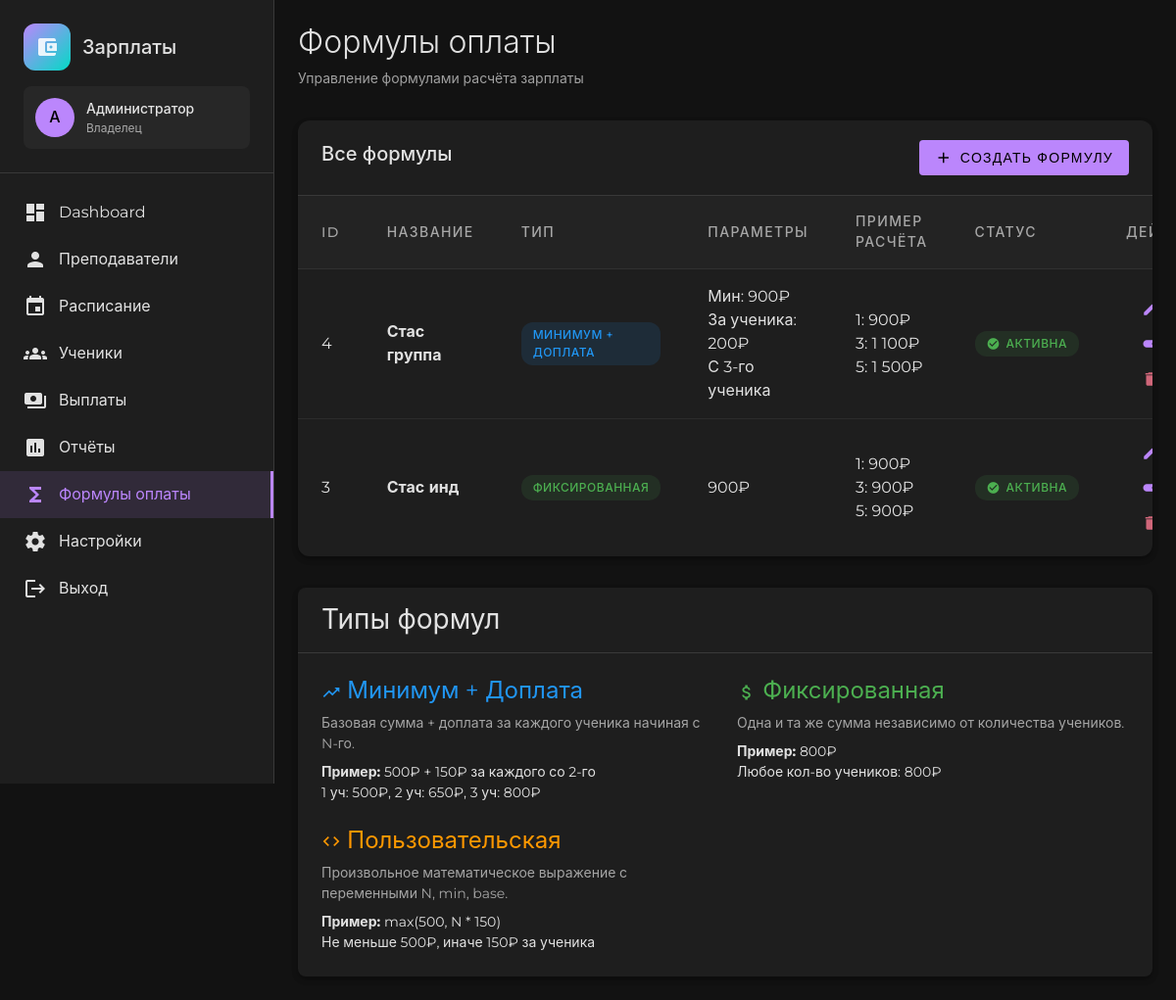
Screenshot of /zarplata/formulas.php (signed in) with the database file from the repository.
### tables this page shows
CREATE TABLE `users` (
  `id` int(11) NOT NULL AUTO_INCREMENT,
  `username` varchar(50) NOT NULL,
  `password_hash` varchar(255) NOT NULL,
  `name` varchar(100) NOT NULL,
  `email` varchar(100) DEFAULT NULL,
  `role` enum('admin','owner') DEFAULT 'admin',
  `active` tinyint(1) DEFAULT '1',
  `created_at` datetime DEFAULT CURRENT_TIMESTAMP,
  `updated_at` datetime DEFAULT CURRENT_TIMESTAMP ON UPDATE CURRENT_TIMESTAMP,
  PRIMARY KEY (`id`),
  UNIQUE KEY `username` (`username`),
  KEY `idx_username` (`username`),
  KEY `idx_active` (`active`)
);

CREATE TABLE `payment_formulas` (
  `id` int(11) NOT NULL AUTO_INCREMENT,
  `name` varchar(100) NOT NULL,
  `type` enum('min_plus_per','fixed','expression') NOT NULL,
  `description` text,
  `min_payment` int(11) DEFAULT '0',
  `per_student` int(11) DEFAULT '0',
  `threshold` int(11) DEFAULT '2',
  `fixed_amount` int(11) DEFAULT '0',
  `expression` text,
  `active` tinyint(1) DEFAULT '1',
  `created_at` datetime DEFAULT CURRENT_TIMESTAMP,
  `updated_at` datetime DEFAULT CURRENT_TIMESTAMP ON UPDATE CURRENT_TIMESTAMP,
  PRIMARY KEY (`id`),
  KEY `idx_active` (`active`)
);

### zarplata/config/db.php (called while the page is built, shortened)
<?php
$pdo = null;
function getDB() {
    global $pdo;
    if ($pdo === null) {
        try {
            $dsn = sprintf(
                "mysql:host=%s;dbname=%s;charset=%s",
                DB_HOST,
                DB_NAME,
                DB_CHARSET
            );
            $options = [
                PDO::ATTR_ERRMODE => PDO::ERRMODE_EXCEPTION,
                PDO::ATTR_DEFAULT_FETCH_MODE => PDO::FETCH_ASSOC,
                PDO::ATTR_EMULATE_PREPARES => false,
            ];
            $pdo = new PDO($dsn, DB_USER, DB_PASS, $options);
        } catch (PDOException $e) {
            error_log("Database connection failed: " . $e->getMessage());
            die("Ошибка подключения к базе данных");
        }
    }
    return $pdo;
}
function dbQuery($sql, $params = []) {
    try {
        $pdo = getDB();
        $stmt = $pdo->prepare($sql);
        $stmt->execute($params);
        return $stmt->fetchAll();
    } catch (PDOException $e) {
        error_log("Query failed: " . $e->getMessage());
        return [];
    }
}
function dbQueryOne($sql, $params = []) {
    try {
        $pdo = getDB();
        $stmt = $pdo->prepare($sql);
        $stmt->execute($params);
        $result = $stmt->fetch();
        return $result ?: null;
    } catch (PDOException $e) {
        error_log("Query failed: " . $e->getMessage());
        return null;
    }
}

### zarplata/config/auth.php (called while the page is built, shortened)
<?php
require_once __DIR__ . '/db.php';
function getCurrentUserId() {
    return $_SESSION['user_id'] ?? null;
}
function getCurrentUser() {
    return dbQueryOne(
        "SELECT id, username, name, email, role, active FROM users WHERE id = ?",
        [getCurrentUserId()]
    );
}

### zarplata/config/helpers.php (called while the page is built, shortened)
<?php
function e($text) {
    return htmlspecialchars($text ?? '', ENT_QUOTES, 'UTF-8');
}
function formatMoney($amount, $withSymbol = true) {
    $formatted = number_format((float)$amount, 0, ',', ' ');
    return $withSymbol ? $formatted . '₽' : $formatted;
}
function calculatePayment($formula, $studentCount) {
    switch ($formula['type']) {
        case 'min_plus_per':
            $minPayment = (int)$formula['min_payment'];
            $perStudent = (int)$formula['per_student'];
            $threshold = (int)$formula['threshold'];
            if ($studentCount >= $threshold) {
                return $minPayment + (($studentCount - $threshold + 1) * $perStudent);
            }
            return $minPayment;
        case 'fixed':
            return (int)$formula['fixed_amount'];
    }
}

### zarplata/formulas.php (the view, shortened to what this page needs)
<?php
require_once __DIR__ . '/config/db.php';
require_once __DIR__ . '/config/auth.php';
require_once __DIR__ . '/config/helpers.php';
$user = getCurrentUser();
$formulas = dbQuery(
    "SELECT * FROM payment_formulas ORDER BY active DESC, name ASC",
    []
);
require_once __DIR__ . '/templates/header.php';
?>
<div class="table-container">
    <div class="table-header">
        <h2 class="table-title">Все формулы</h2>
        <button class="btn btn-primary" onclick="openFormulaModal()">
            <span class="material-icons" style="margin-right: 8px; font-size: 18px;">add</span>
            Создать формулу
        </button>
    </div>
    <?php if (empty($formulas)): ?>
        <div class="empty-state">
            <div class="material-icons">functions</div>
            <p>Нет формул оплаты</p>
            <p style="margin-top: 8px;">
                <button class="btn btn-primary" onclick="openFormulaModal()">
                    Создать первую формулу
                </button>
            </p>
        </div>
    <?php else: ?>
        <table>
            <thead>
                <tr>
                    <th>ID</th>
                    <th>Название</th>
                    <th>Тип</th>
                    <th>Параметры</th>
                    <th>Пример расчёта</th>
                    <th>Статус</th>
                    <th>Действия</th>
                </tr>
            </thead>
            <tbody>
                <?php foreach ($formulas as $formula): ?>
                    <tr>
                        <td><?= $formula['id'] ?></td>
                        <td>
                            <strong><?= e($formula['name']) ?></strong>
                        </td>
                        <td>
                            <?php
                            $typeLabels = [
                                'min_plus_per' => 'Минимум + Доплата',
                                'fixed' => 'Фиксированная',
                                'expression' => 'Пользовательская'
                            ];
                            $typeColors = [
                                'min_plus_per' => 'info',
                                'fixed' => 'success',
                                'expression' => 'warning'
                            ];
                            ?>
                            <span class="badge badge-<?= $typeColors[$formula['type']] ?? 'info' ?>">
                                <?= $typeLabels[$formula['type']] ?? $formula['type'] ?>
                            </span>
                        </td>
                        <td>
                            <?php if ($formula['type'] === 'min_plus_per'): ?>
                                Мин: <?= formatMoney($formula['min_payment']) ?><br>
                                За ученика: <?= formatMoney($formula['per_student']) ?><br>
                                С <?= $formula['threshold'] ?>-го ученика
                            <?php elseif ($formula['type'] === 'fixed'): ?>
                                <?= formatMoney($formula['fixed_amount']) ?>
                            <?php elseif ($formula['type'] === 'expression'): ?>
                                <code style="font-size: 0.8rem;"><?= e($formula['expression']) ?></code>
                            <?php endif; ?>
                        </td>
                        <td>
                            <?php
                            $examples = [];
                            foreach ([1, 3, 5] as $count) {
                                $amount = calculatePayment($formula, $count);
                                $examples[] = "$count: " . formatMoney($amount);
                            }
                            echo implode('<br>', $examples);
                            ?>
                        </td>
                        <td>
                            <?php if ($formula['active']): ?>
                                <span class="badge badge-success">
                                    <span class="material-icons" style="font-size: 14px;">check_circle</span>
                                    Активна
                                </span>
                            <?php endif; ?>
                        </td>
                        <td>
                            <button class="btn btn-text" onclick="editFormula(<?= $formula['id'] ?>)" title="Редактировать">
                                <span class="material-icons" style="font-size: 18px;">edit</span>
                            </button>
                            <button class="btn btn-text" onclick="toggleFormulaActive(<?= $formula['id'] ?>)" title="Переключить активность">
                                <span class="material-icons" style="font-size: 18px;">
                                </span>
                            </button>
                            <button class="btn btn-text" onclick="deleteFormula(<?= $formula['id'] ?>)" title="Удалить">
                                <span class="material-icons" style="font-size: 18px; color: var(--md-error);">delete</span>
                            </button>
                        </td>
                    </tr>
                <?php endforeach; ?>
            </tbody>
        </table>
    <?php endif; ?>
</div>
<div class="card mt-4">
    <div class="card-header">
        <h3 style="margin: 0;">Типы формул</h3>
    </div>
    <div class="card-body">
        <div style="display: grid; grid-template-columns: repeat(auto-fit, minmax(300px, 1fr)); gap: 24px;">
            <div>
                <h4 style="color: var(--md-info); margin-bottom: 8px;">
                    <span class="material-icons" style="vertical-align: middle; font-size: 20px;">trending_up</span>
                    Минимум + Доплата
                </h4>
                <p style="font-size: 0.875rem; color: var(--text-medium-emphasis);">
                    Базовая сумма + доплата за каждого ученика начиная с N-го.
                </p>
                <p style="font-size: 0.875rem; margin-top: 8px;">
                    <strong>Пример:</strong> 500₽ + 150₽ за каждого со 2-го<br>
                    1 уч: 500₽, 2 уч: 650₽, 3 уч: 800₽
                </p>
            </div>
            <div>
                <h4 style="color: var(--md-success); margin-bottom: 8px;">
                    <span class="material-icons" style="vertical-align: middle; font-size: 20px;">attach_money</span>
                    Фиксированная
                </h4>
                <p style="font-size: 0.875rem; color: var(--text-medium-emphasis);">
                    Одна и та же сумма независимо от количества учеников.
                </p>
                <p style="font-size: 0.875rem; margin-top: 8px;">
                    <strong>Пример:</strong> 800₽<br>
                    Любое кол-во учеников: 800₽
                </p>
            </div>
            <div>
                <h4 style="color: var(--md-warning); margin-bottom: 8px;">
                    <span class="material-icons" style="vertical-align: middle; font-size: 20px;">code</span>
                    Пользовательская
                </h4>
                <p style="font-size: 0.875rem; color: var(--text-medium-emphasis);">
                    Произвольное математическое выражение с переменными N, min, base.
                </p>
                <p style="font-size: 0.875rem; margin-top: 8px;">
                    <strong>Пример:</strong> max(500, N * 150)<br>
                    Не меньше 500₽, иначе 150₽ за ученика
                </p>
            </div>
        </div>
    </div>
</div>
<?php require_once __DIR__ . '/templates/footer.php'; ?>

### zarplata/templates/header.php (shortened to what this page needs)
<!DOCTYPE html>
<html lang="ru">
<head>
    <link rel="stylesheet" href="/zarplata/assets/css/material-dark.css">
</head>
<body>
    <div class="app-container">
        <aside class="sidebar">
            <div class="sidebar-header">
                <div class="sidebar-logo">
                    <div class="sidebar-logo-icon">
                        <span class="material-icons">account_balance_wallet</span>
                    </div>
                    <span class="sidebar-logo-text">Зарплаты</span>
                </div>
                <div class="sidebar-user">
                    <div class="sidebar-user-avatar">
                        <?= strtoupper(mb_substr($user['name'], 0, 1)) ?>
                    </div>
                    <div class="sidebar-user-info">
                        <div class="sidebar-user-name"><?= e($user['name']) ?></div>
                        <div class="sidebar-user-role"><?= $user['role'] === 'owner' ? 'Владелец' : 'Администратор' ?></div>
                    </div>
                </div>
            </div>
            <nav class="sidebar-nav">
                <a href="/zarplata/" class="sidebar-nav-item <?= ACTIVE_PAGE === 'dashboard' ? 'active' : '' ?>">
                    <span class="material-icons">dashboard</span>
                    <span>Dashboard</span>
                </a>
                <a href="/zarplata/teachers.php" class="sidebar-nav-item <?= ACTIVE_PAGE === 'teachers' ? 'active' : '' ?>">
                    <span class="material-icons">person</span>
                    <span>Преподаватели</span>
                </a>
                <a href="/zarplata/schedule.php" class="sidebar-nav-item <?= ACTIVE_PAGE === 'schedule' ? 'active' : '' ?>">
                    <span class="material-icons">event</span>
                    <span>Расписание</span>
                </a>
                <a href="/zarplata/students.php" class="sidebar-nav-item <?= ACTIVE_PAGE === 'students' ? 'active' : '' ?>">
                    <span class="material-icons">groups</span>
                    <span>Ученики</span>
                </a>
                <a href="/zarplata/payments.php" class="sidebar-nav-item <?= ACTIVE_PAGE === 'payments' ? 'active' : '' ?>">
                    <span class="material-icons">payments</span>
                    <span>Выплаты</span>
                </a>
                <a href="/zarplata/reports.php" class="sidebar-nav-item <?= ACTIVE_PAGE === 'reports' ? 'active' : '' ?>">
                    <span class="material-icons">assessment</span>
                    <span>Отчёты</span>
                </a>
                <a href="/zarplata/formulas.php" class="sidebar-nav-item <?= ACTIVE_PAGE === 'formulas' ? 'active' : '' ?>">
                    <span class="material-icons">functions</span>
                    <span>Формулы оплаты</span>
                </a>
                <a href="/zarplata/settings.php" class="sidebar-nav-item <?= ACTIVE_PAGE === 'settings' ? 'active' : '' ?>">
                    <span class="material-icons">settings</span>
                    <span>Настройки</span>
                </a>
                <a href="/zarplata/logout.php" class="sidebar-nav-item">
                    <span class="material-icons">logout</span>
                    <span>Выход</span>
                </a>
            </nav>
        </aside>
        <main class="main-content">
            <div class="page-header">
                <h1 class="page-title"><?= PAGE_TITLE ?></h1>
                <?php if (PAGE_SUBTITLE): ?>
                    <p class="page-subtitle"><?= PAGE_SUBTITLE ?></p>
                <?php endif; ?>
            </div>

### rows the page displays
users: name "А", name "Администратор"
payment_formulas: id "4", name "Стас группа", type "МИНИМУМ + ДОПЛАТА", min_payment "900₽", per_student "200₽", threshold "3", examples "1: 900₽ 3: 1 100₽ 5: 1 500₽", active 1 (drawn)
payment_formulas: id "3", name "Стас инд", type "ФИКСИРОВАННАЯ", fixed_amount "900₽", examples "1: 900₽ 3: 900₽ 5: 900₽", active 1 (drawn)

### other values shown
PAGE_TITLE "Формулы оплаты"
PAGE_SUBTITLE "Управление формулами расчёта зарплаты"
